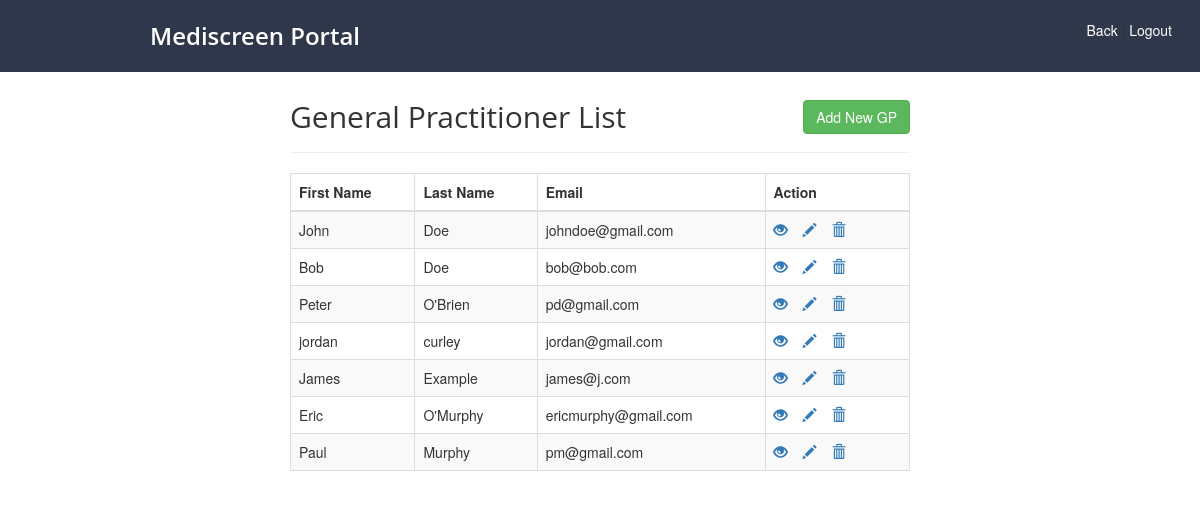
The app's page /scripts/ops/gp/list.php with its own data.
### tables this page shows
CREATE TABLE `gp` (
  `first_name` varchar(255) NOT NULL,
  `last_name` varchar(255) NOT NULL,
  `phone_no` int(255) NOT NULL,
  `address1` varchar(255) NOT NULL,
  `address2` varchar(255) NOT NULL,
  `address3` varchar(255) NOT NULL,
  `email` varchar(255) NOT NULL,
  `password` varchar(255) NOT NULL
);

### scripts/ops/gp/list.php (the view, shortened to what this page needs)
<!DOCTYPE html>
<html lang="en">
<head>
    <link rel="stylesheet" href="https://maxcdn.bootstrapcdn.com/bootstrap/3.3.7/css/bootstrap.css">
	<link rel="stylesheet" href="/website/scripts/navstyle.css">
</head>
<body>
	<nav class="navbar2">
			<h1><a id="title" href="/website/dashboard.php">Mediscreen Portal</a></h1>
			<div class="nav">
			<ul class="re-log">
				<a href="#" onclick="history.go(-1)">Back</a> |
				<a href="scripts/logout.php">Logout</a>
			</ul>
			</div>
	</nav>
    <div class="wrapper">
        <div class="container-fluid">
            <div class="row">
                <div class="col-md-12">
                    <div class="page-header clearfix" style="margin-top: 10rem;">
                        <h2 class="pull-left">General Practitioner List</h2>
                        <a href="create.php" class="btn btn-success pull-right">Add New GP</a>
                    </div>
                    <?php
                    require_once __DIR__ . "/../../config.php";
                    $sql = "SELECT * FROM gp";
                    if($result = mysqli_query($conn, $sql)){
                        if(mysqli_num_rows($result) > 0){
                            echo "<table class='table table-bordered table-striped'>";
                                echo "<thead>";
                                    echo "<tr>";
                                        echo "<th>First Name</th>";
                                        echo "<th>Last Name</th>";
										echo "<th>Email</th>";
                                        echo "<th>Action</th>";
                                    echo "</tr>";
                                echo "</thead>";
                                echo "<tbody>";
                                while($row = mysqli_fetch_array($result)){
                                    echo "<tr>";
                                        echo "<td>" . $row['first_name'] . "</td>";
                                        echo "<td>" . $row['last_name'] . "</td>";
										echo "<td>" . $row['email'] . "</td>";
                                        echo "<td>";
                                            echo "<a href='read.php?email=". $row['email'] ."' title='View Record' data-toggle='tooltip'><span class='glyphicon glyphicon-eye-open'></span></a>";
                                            echo "<a href='update.php?email=". $row['email'] ."' title='Update Record' data-toggle='tooltip'><span class='glyphicon glyphicon-pencil'></span></a>";
                                            echo "<a href='delete.php?email=". $row['email'] ."' title='Delete Record' data-toggle='tooltip'><span class='glyphicon glyphicon-trash'></span></a>";
                                        echo "</td>";
                                    echo "</tr>";
                                }
                                echo "</tbody>";
                            echo "</table>";
                        } else{
                            echo "<p class='lead'><em>No records were found.</em></p>";
                        }
                    } else{
                        echo "ERROR: Could not able to execute $sql. " . mysqli_error($conn);
                    }
                    ?>
                </div>
            </div>
        </div>
    </div>
</body>
</html>

### scripts/navstyle.css (style rules this page uses)
.navbar2 { padding: 20px 20px 20px 150px; width: 100%; height: auto; background-color: #2F374A; overflow: auto; margin: 0; position: fixed; }
.navbar1 h1, .navbar2 h1 { font-family: 'Open Sans', sans-serif; font-size: 24px; font-style: normal; font-weight: 600; letter-spacing: normal; line-height: 32.2px; text-transform: none; color: #FFFFFF; }
.navbar1 a, .navbar2 a { text-decoration: none; color: white; }
ul, li { list-style-type: none; display: inline; text-align: center; padding-top: 5px; margin: 8px; }
.nav { float: right; display: inline-block; }
h1, .nav-links, .login { display: inline-block; margin: 0; }
h2 { font-family: 'Open Sans', sans-serif; }

### scripts/ops/gp/list.php (style rules this page uses)
.wrapper { width: 650px; margin: 0 auto; }
.page-header h2 { margin-top: 0; }
table tr td:last-child a { margin-right: 15px; }

### records on screen
gp: first_name "John", last_name "Doe", email "johndoe@gmail.com"
gp: first_name "Bob", last_name "Doe", email "bob@bob.com"
gp: first_name "Peter", last_name "O'Brien", email "pd@gmail.com"
gp: first_name "jordan", last_name "curley", email "jordan@gmail.com"
gp: first_name "James", last_name "Example", email "james@j.com"
gp: first_name "Eric", last_name "O'Murphy", email "ericmurphy@gmail.com"
gp: first_name "Paul", last_name "Murphy", email "pm@gmail.com"
